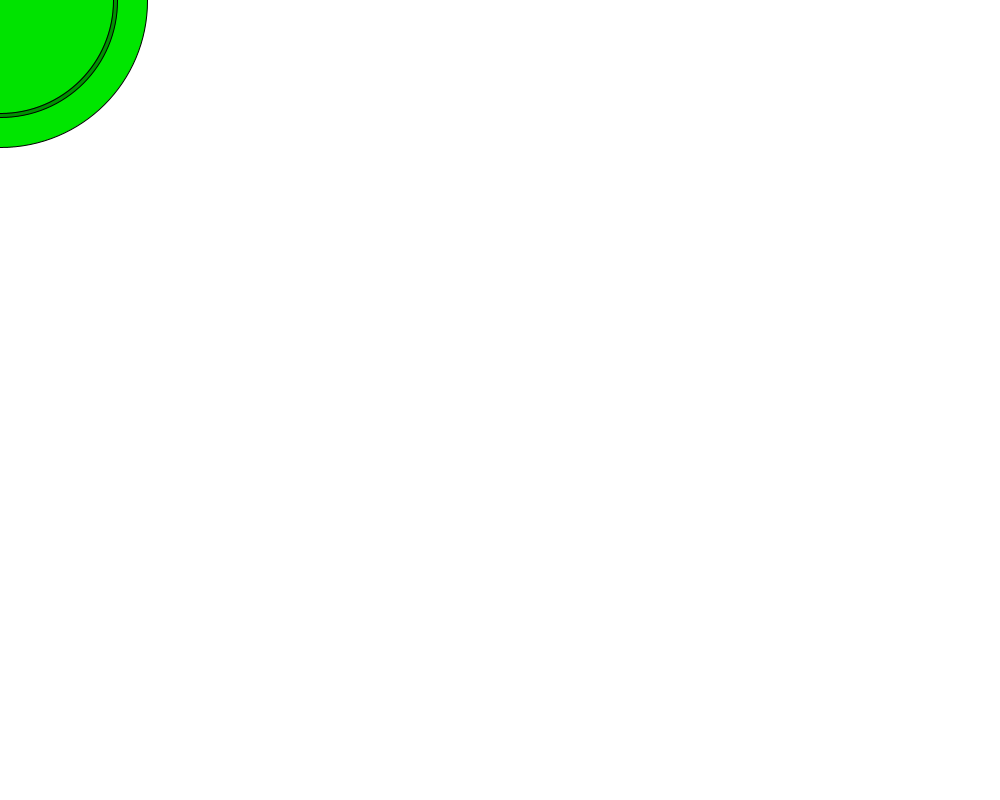
Frame 1 (no input)
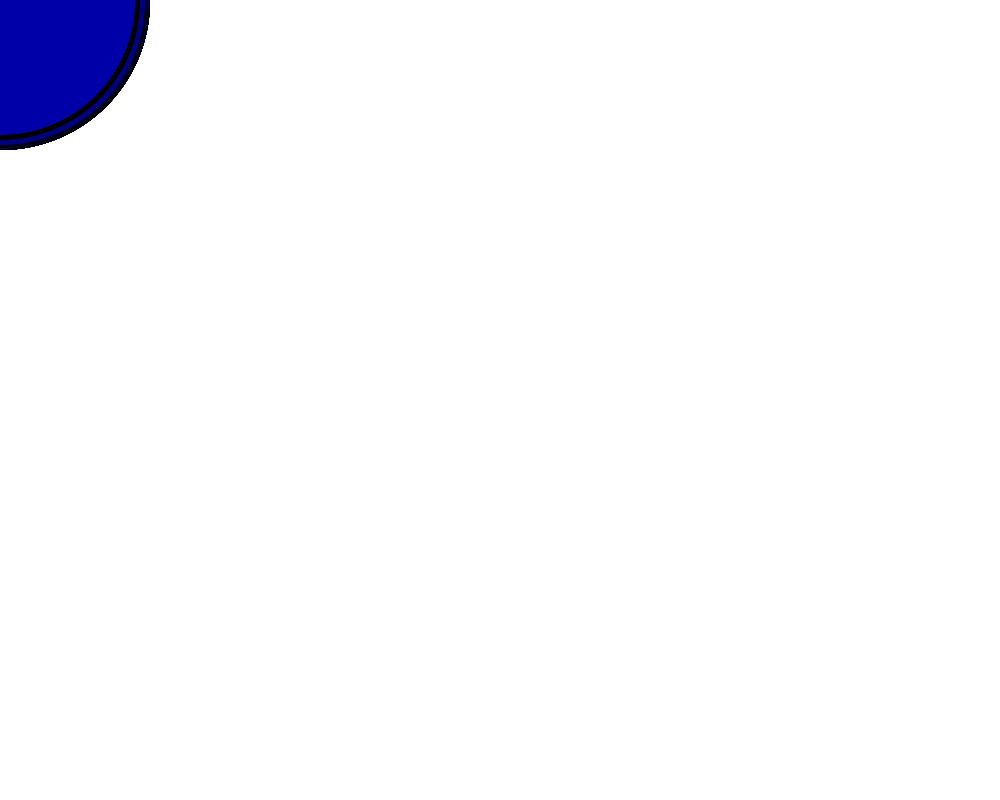
Frame 60 (the mouse pressed at the canvas centre just before this capture)
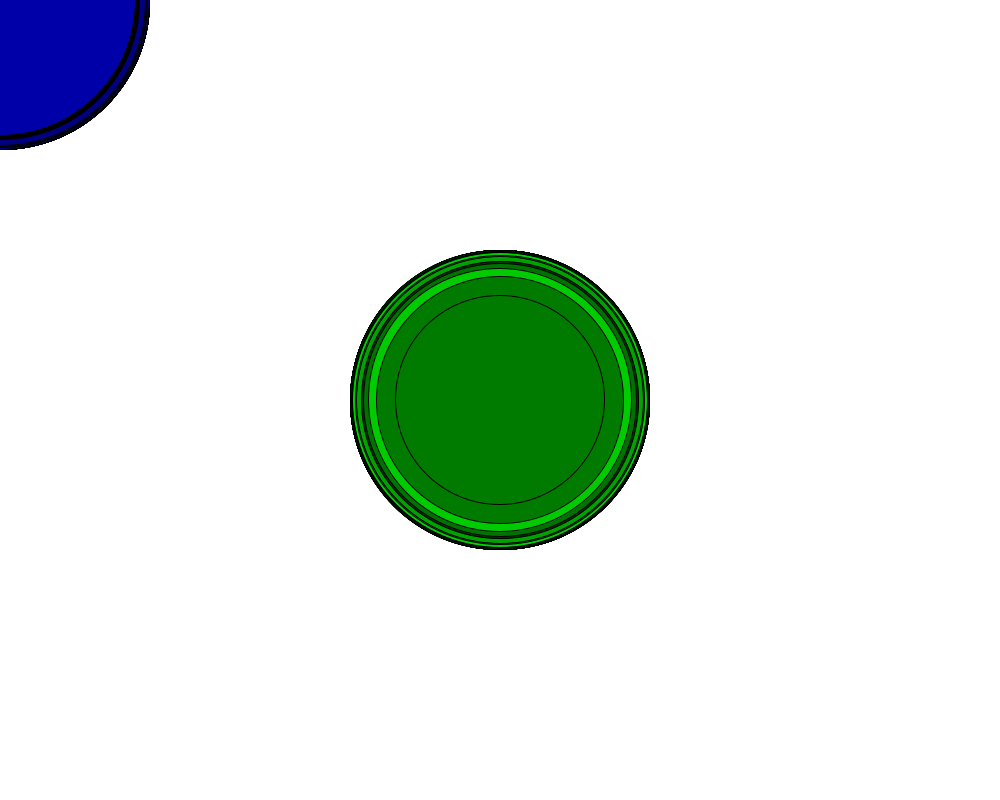
Frame 120 (the mouse held since frame 60 and released just before this capture)

The Processing sketch that drew these frames (run headless with seeded random() and noise(); from frame 60 on, the mouse is pressed at the canvas centre):

// Processing sketch: processing_71764
// ── processing_71764.pde

//Eric Beasley
//GAM240 Project 3

void setup() {

size(1000, 800);
smooth();
background(255);

}
void draw() {

float c = random(2);

//loops blue dots
if (c < 1) {
  for (int l = 0; l < 100; l++) {
  fill(0,0,random(255));
  float r = random(300);
  ellipse(mouseX, mouseY, r, r); }}
 
 //loops green dots 
  else if (c < 2) {
  for (int l = 0; l < 100; l++) {
  fill(0,random(255),0);
  float r = random(300);
  ellipse(mouseX, mouseY, r, r);}}

//taking out red
 /*else if (c < 3) {
  for (int l = 0; l < 50; l++) 
  fill(random(255),0,0);
  float r = random(200);
  ellipse(mouseX, mouseY, r, r);
}*/
}
